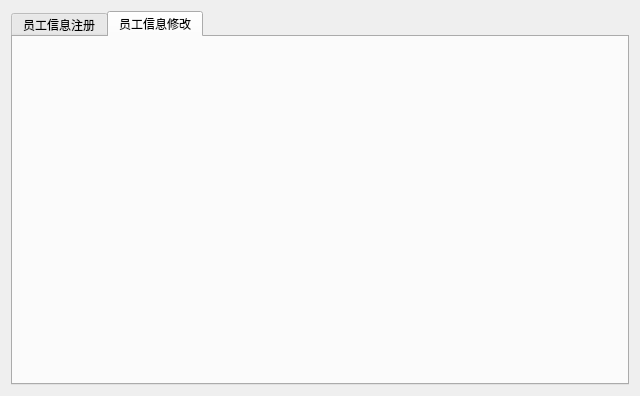
<?xml version="1.0" encoding="UTF-8"?>
<ui version="4.0">
 <class>KEmployeeInformation</class>
 <widget class="QWidget" name="KEmployeeInformation">
  <property name="geometry">
   <rect>
    <x>0</x>
    <y>0</y>
    <width>640</width>
    <height>396</height>
   </rect>
  </property>
  <property name="windowTitle">
   <string>Form</string>
  </property>
  <layout class="QGridLayout" name="gridLayout">
   <item row="0" column="0">
    <widget class="QTabWidget" name="pages">
     <property name="whatsThis">
      <string/>
     </property>
     <property name="styleSheet">
      <string notr="true"/>
     </property>
     <property name="currentIndex">
      <number>1</number>
     </property>
     <widget class="KEmployeeRegistration" name="user_register">
      <attribute name="title">
       <string>员工信息注册</string>
      </attribute>
     </widget>
     <widget class="KEmployeeUpdate" name="info_update">
      <attribute name="title">
       <string>员工信息修改</string>
      </attribute>
     </widget>
    </widget>
   </item>
  </layout>
 </widget>
 <customwidgets>
  <customwidget>
   <class>KEmployeeRegistration</class>
   <extends>QWidget</extends>
   <header location="global">view/innerpage/kemployeeregistration.h</header>
   <container>1</container>
  </customwidget>
  <customwidget>
   <class>KEmployeeUpdate</class>
   <extends>QWidget</extends>
   <header location="global">view/innerpage/kemployeeupdate.h</header>
   <container>1</container>
  </customwidget>
 </customwidgets>
 <resources/>
 <connections/>
</ui>
